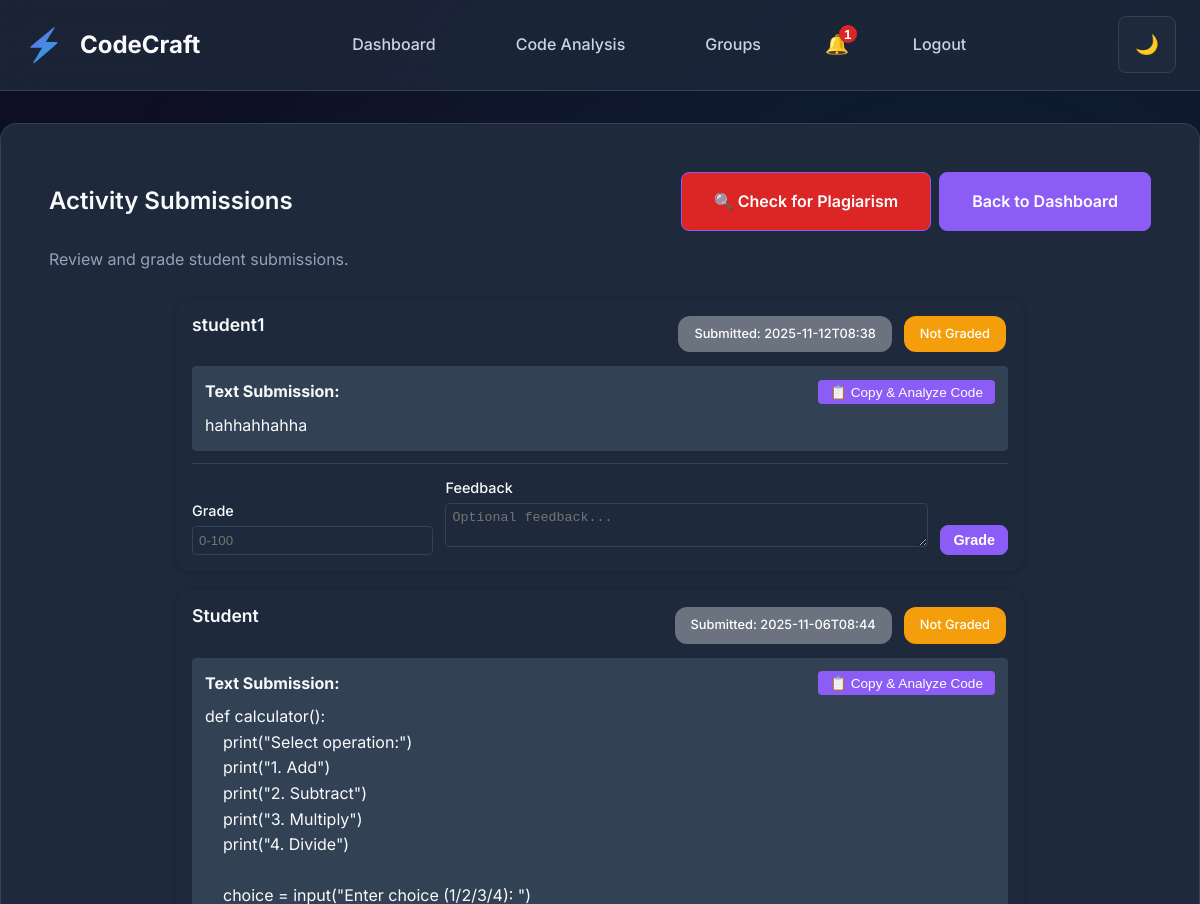
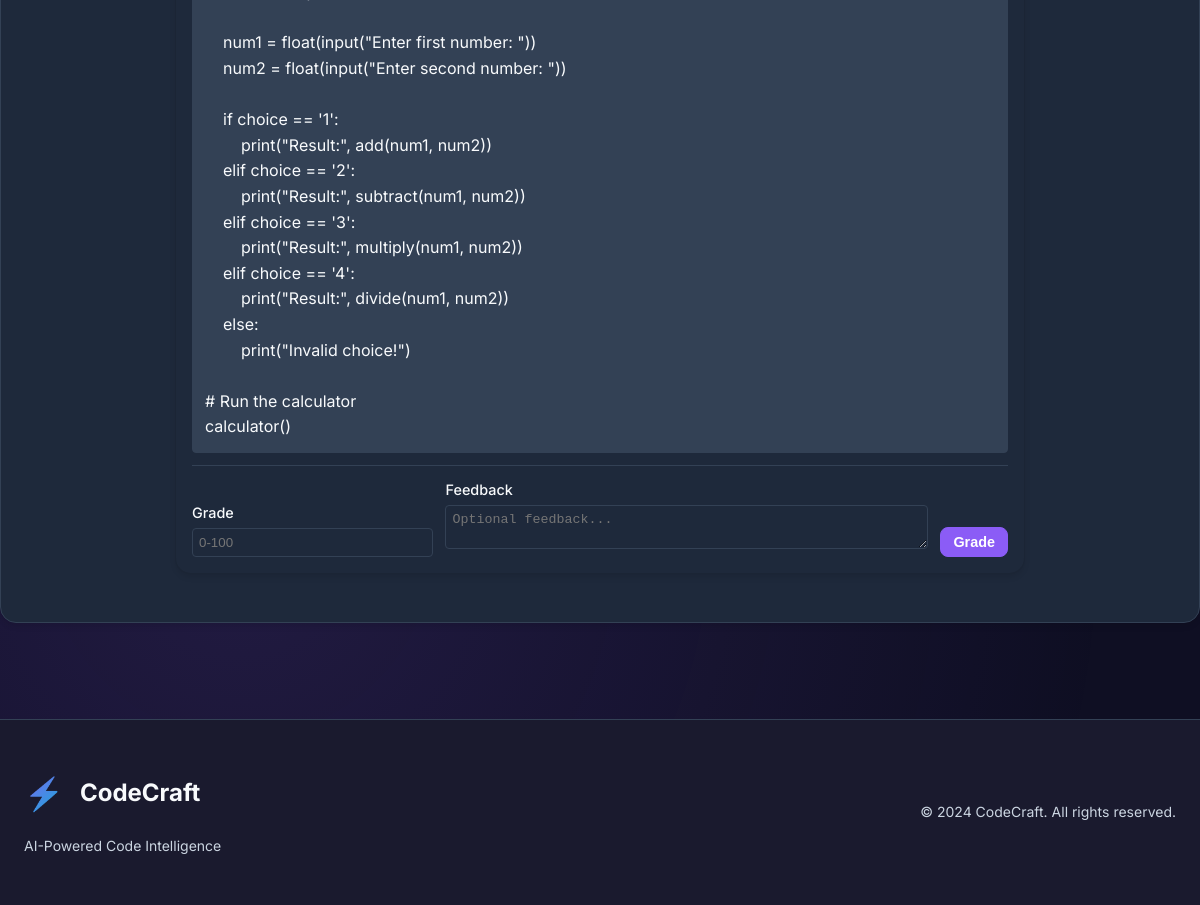
/teacher/activity/6/submissions (signed in), run on the app's committed database (2 pictures, top to bottom).
### tables this page shows
CREATE TABLE activity_submissions (
                id INTEGER PRIMARY KEY AUTOINCREMENT,
                activity_id INTEGER NOT NULL,
                student_id INTEGER NOT NULL,
                content TEXT,
                file_id INTEGER,
                submitted_at TEXT NOT NULL,
                grade REAL,
                feedback TEXT,
                status TEXT NOT NULL DEFAULT 'submitted', ai_label TEXT, ai_score REAL, ai_explanation TEXT,
                FOREIGN KEY(activity_id) REFERENCES activities(id),
                FOREIGN KEY(student_id) REFERENCES users(id),
                FOREIGN KEY(file_id) REFERENCES uploaded_files(id),
                UNIQUE(activity_id, student_id)
            );

CREATE TABLE users (
                id INTEGER PRIMARY KEY AUTOINCREMENT,
                username TEXT UNIQUE NOT NULL,
                password_hash TEXT NOT NULL,
                created_at TEXT NOT NULL,
                is_admin INTEGER NOT NULL DEFAULT 0,
                is_approved INTEGER NOT NULL DEFAULT 0,
                reset_requested INTEGER NOT NULL DEFAULT 0,
                role TEXT NOT NULL DEFAULT 'student'
            , verification_token TEXT, google_id TEXT, avatar TEXT, verification_code_expires TEXT);

### app.py (the view)
@app.route('/teacher/activity/<int:activity_id>/submissions')
@teacher_required
def view_activity_submissions(activity_id):
    submissions = get_activity_submissions(app.config['DATABASE'], activity_id)
    check_plagiarism = request.args.get('check_plagiarism', 'false').lower() == 'true'
    plagiarism_results = None
    if check_plagiarism:
        from plagiarism_detector import detect_plagiarism
        plagiarism_results = detect_plagiarism(submissions)
    return render_template('activity_submissions.html', submissions=submissions,
                         plagiarism_results=plagiarism_results, activity_id=activity_id)

### app.py (called while the page is built)
@app.before_request
def load_logged_in_user():
    g.user = None
    if 'user_id' in session:
        g.user = get_user_by_username(app.config['DATABASE'], session['user_id'])

def teacher_required(view_func):
    @wraps(view_func)
    def wrapped(*args, **kwargs):
        if not g.user:
            flash('Please log in to continue.', 'warning')
            return redirect(url_for('login'))
        if g.user.get('role') not in ['teacher', 'admin']:
            flash('Teacher access required.', 'error')
            return redirect(url_for('dashboard'))
        return view_func(*args, **kwargs)
    return wrapped

### models.py (called while the page is built)
def _connect(db_path: str) -> sqlite3.Connection:
    conn = sqlite3.connect(db_path)
    conn.row_factory = sqlite3.Row
    return conn

def get_user_by_username(db_path: str, username: str) -> Optional[Dict[str, Any]]:
    conn = _connect(db_path)
    try:
        cur = conn.execute("SELECT * FROM users WHERE username = ?", (username,))
        row = cur.fetchone()
        return dict(row) if row else None
    finally:
        conn.close()

### templates/activity_submissions.html (shortened to what this page needs)
{% extends 'base.html' %}
{% block content %}
<section class="card" style="max-width: 1200px; margin: 0 auto; width: 100%;">
	<div style="display:flex; justify-content: space-between; align-items: center; margin-bottom: 16px;">
		<h2 style="margin:0;">Activity Submissions</h2>
		<div style="display: flex; gap: 8px; align-items: center;">
			{% if submissions|length > 1 %}
			<a href="{{ url_for('view_activity_submissions', activity_id=activity_id, check_plagiarism='true') }}"
			   class="button" style="background: #dc2626; color: white;">
				🔍 Check for Plagiarism
			</a>
			{% endif %}
			<a href="{{ url_for('teacher_dashboard') }}" class="button">Back to Dashboard</a>
		</div>
	</div>
	<p class="muted" style="margin-top: 0;">Review and grade student submissions.</p>
	{% if submissions %}
	<div style="display: grid; gap: 16px; margin-top: 20px;">
		{% for submission in submissions %}
		{% set is_flagged = false %}
		{% set match_info = [] %}
		{% if plagiarism_results %}
			{% for match in plagiarism_results %}
				{% if match.submission1_id == submission.id %}
					{% set is_flagged = true %}
					{% set _ = match_info.append({'username': match.submission2_username, 'similarity': match.similarity_percent}) %}
				{% elif match.submission2_id == submission.id %}
					{% set is_flagged = true %}
					{% set _ = match_info.append({'username': match.submission1_username, 'similarity': match.similarity_percent}) %}
				{% endif %}
			{% endfor %}
		{% endif %}
		<div class="card" style="padding: 16px; border: 1px solid {% if is_flagged %}#dc2626{% else %}rgba(0,0,0,0.1){% endif %}; {% if is_flagged %}border-width: 2px; background: #fef2f2;{% endif %}">
			<div style="display: flex; justify-content: space-between; align-items: start; margin-bottom: 12px;">
				<h4 style="margin: 0; font-size: 1.1em;">{{ submission.username }}</h4>
				<div style="display: flex; gap: 8px; align-items: center; flex-wrap: wrap; justify-content: flex-end;">
					<span class="badge" style="background: #6b7280; color: white; font-size: 0.8em;">
						Submitted: {{ submission.submitted_at[:16] }}
					</span>
					{% if submission.grade is not none %}
					<span class="badge" style="background: #16a34a; color: white; font-size: 0.8em;">
						Grade: {{ submission.grade }}
					</span>
					{% else %}
					<span class="badge" style="background: #f59e0b; color: white; font-size: 0.8em;">
						Not Graded
					</span>
					{% endif %}
				</div>
			</div>
			{% if submission.content %}
			<div style="margin: 12px 0; padding: 12px; background: var(--bg-surface-hover); border-radius: 4px; border: 1px solid var(--border-color);">
				<div style="display: flex; justify-content: space-between; align-items: center; margin-bottom: 8px;">
					<strong style="color: var(--text-primary);">Text Submission:</strong>
					<button type="button" class="analyze-code-btn" data-code-id="submission-code-{{ submission.id }}" style="font-size: 0.85em; padding: 4px 12px; background: #8b5cf6; color: white; border: none; border-radius: 4px; cursor: pointer;">
						📋 Copy & Analyze Code
					</button>
				</div>
				<div id="submission-content-{{ submission.id }}" style="margin-top: 8px; white-space: pre-wrap; color: var(--text-primary);">{{ submission.content }}</div>
			</div>
			{% endif %}
			<div style="border-top: 1px solid var(--border-color); padding-top: 12px; margin-top: 12px;">
				<form method="POST" action="{{ url_for('grade_submission_route', submission_id=submission.id) }}" style="display: flex; gap: 12px; align-items: end; flex-wrap: wrap;">
					<div style="flex: 1; min-width: 100px;">
						<label for="grade" style="display: block; margin-bottom: 4px; font-size: 0.9em; font-weight: 500;">Grade</label>
						<input type="number" id="grade" name="grade" step="0.1" min="0" max="100"
							   value="{{ submission.grade if submission.grade is not none else '' }}"
							   style="width: 100%; padding: 6px; border: 1px solid var(--border-color); border-radius: 4px; background: var(--bg-surface); color: var(--text-primary);"
							   placeholder="0-100">
					</div>
					<div style="flex: 2; min-width: 200px;">
						<label for="feedback" style="display: block; margin-bottom: 4px; font-size: 0.9em; font-weight: 500;">Feedback</label>
						<textarea id="feedback" name="feedback" rows="2"
								  style="width: 100%; padding: 6px; border: 1px solid var(--border-color); border-radius: 4px; resize: vertical; background: var(--bg-surface); color: var(--text-primary);"
								  placeholder="Optional feedback...">{{ submission.feedback or '' }}</textarea>
					</div>
					<div>
						<button type="submit" class="button" style="font-size: 0.9em; padding: 6px 12px;">Grade</button>
					</div>
				</form>
			</div>
		</div>
		{% endfor %}
	</div>
	{% else %}
	<div style="text-align: center; padding: 40px; color: #666;">
		<h3>No Submissions Yet</h3>
		<p>Students haven't submitted their work for this activity yet.</p>
	</div>
	{% endif %}
</section>
{% endblock %}

### static/style.css (style rules this page uses)
* { margin: 0; padding: 0; box-sizing: border-box; }
:root { --primary-purple: #8b5cf6; --primary-dark: #7c3aed; --primary-light: #a78bfa; --accent-purple: #c084fc; --accent-blue: #06b6d4; --accent-pink: #ec4899; --bg-primary: #0f0f23; --bg-secondary: #1a1a2e; --bg-tertiary: #16213e; --bg-surface: #1e293b; --bg-surface-hover: #334155; --text-primary: #f8fafc; --text-secondary: #cbd5e1; --text-muted: #94a3b8; --text-on-accent: #ffffff; --border-color: #334155; --border-light: #475569; --success: #10b981; --warning: #f59e0b; --error: #ef4444; --info: #3b82f6; --shadow-sm: 0 1px 2px 0 rgba(0, 0, 0, 0.05); --shadow-md: 0 4px 6px -1px rgba(0, 0, 0, 0.1); --shadow-lg: 0 10px 15px -3px rgba(0, 0, 0, 0.1); --shadow-xl: 0 20px 25px -5px rgba(0, 0, 0, 0.1); --shadow-purple: 0 0 20px rgba(139, 92, 246, 0.3); --spacing-xs: 0.5rem; --spacing-sm: 1rem; --spacing-md: 1.5rem; --spacing-lg: 2rem; --spacing-xl: 3rem; --spacing-2xl: 4rem; --radius-sm: 0.375rem; --radius-md: 0.5rem; --radius-lg: 0.75rem; --radius-xl: 1rem; --radius-2xl: 1.5rem; }
body { font-family: 'Inter', -apple-system, BlinkMacSystemFont, 'Segoe UI', Roboto, sans-serif; background: var(--bg-primary); color: var(--text-primary); line-height: 1.6; overflow-x: hidden; }
h1, h2, h3, h4, h5, h6 { font-weight: 600; line-height: 1.2; margin-bottom: var(--spacing-md); }
h2 { font-size: 2rem; max-width: 90%; margin: 0 auto; text-align: center; }
h4 { font-size: 1.25rem; }
p { margin-bottom: var(--spacing-md); color: var(--text-secondary); }
.button { display: inline-flex; align-items: center; justify-content: center; padding: var(--spacing-sm) var(--spacing-lg); border: none; border-radius: var(--radius-md); font-weight: 600; text-decoration: none; cursor: pointer; transition: all 0.2s ease; font-size: 1rem; gap: var(--spacing-sm); background: var(--primary-purple); color: white; border: 1px solid var(--primary-purple); }
.card { background: var(--bg-surface); border: 1px solid var(--border-color); border-radius: var(--radius-xl); padding: var(--spacing-xl); box-shadow: var(--shadow-md); width: 850px; max-width: 90%; margin: 0 auto; }
.badge { display: inline-block; padding: 4px 8px; border-radius: var(--radius-sm); font-size: 0.75rem; font-weight: 500; white-space: nowrap; flex-shrink: 0; margin: 2px; }
.card h2 { color: var(--text-primary); margin-bottom: var(--spacing-lg); font-size: 1.5rem; }
.badge { background: var(--primary-purple); color: white; padding: var(--spacing-xs) var(--spacing-sm); border-radius: var(--radius-lg); font-size: 0.75rem; font-weight: 500; }
.muted { color: var(--text-muted); }

### data on the page
activity_submissions: username "student1", submitted_at "2025-11-12T08:38", content "hahhahhahha"
activity_submissions: username "Student", submitted_at "2025-11-06T08:44", content "def calculator(): print(\"Select operation:\") print(\"1. Add\") print(\"2. Subtract\") print(\"3. Multiply\") print(\"4. Divide\") choice = input(\"Enter choice (1/2/3/4): \") num1 = float(input(\"Enter first number: \")) num2 = float(input(\"Enter second number: \")) if choice == '1': print(\"Result:\", add(num1, num2)) elif choice == '2': print(\"Result:\", subtract(num1, num2)) elif choice == '3': print(\"Result:\", multiply(num1, num2)) elif choice == '4': print(\"Result:\", divide(num1, num2)) else: print(\"Invalid choice!\") # Run the calculator calculator()"
